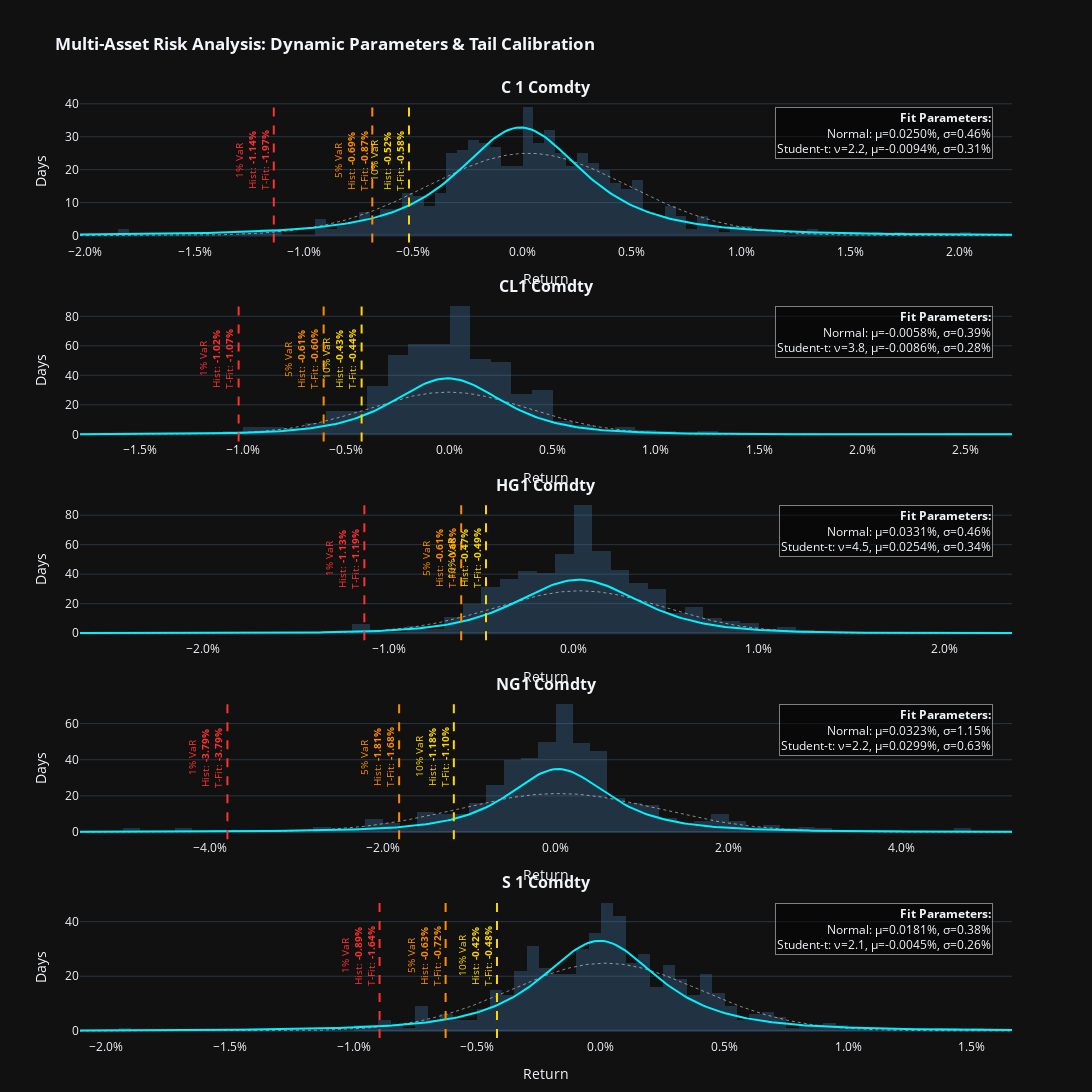

Notebook cell for this chart:
### Code cell
import pandas as pd
import numpy as np
import plotly.graph_objects as go
from plotly.subplots import make_subplots
from scipy.stats import norm, t

def plot_interactive_risk_grid(returns_df, positions_df, confidence_levels=[0.01, 0.05, 0.10]):
    """
    Plots a wide-view risk profile for each ticker.
    Displays unique fit parameters (Normal & Student-t) and VaR metrics
    directly on each individual subplot.
    """
    tickers = returns_df.columns
    n_tickers = len(tickers)
    
    # Use one column to maximize the horizontal view of the tails
    rows = n_tickers
    cols = 1
    
    fig = make_subplots(
        rows=rows, cols=cols,
        subplot_titles=[f"<b>{t}</b>" for t in tickers],
        vertical_spacing=0.06
    )

    var_colors = {0.01: '#FF3131', 0.05: '#FF8C00', 0.10: '#FFD700'}
    
    for i, ticker in enumerate(tickers):
        # 1. Mask Active Returns
        active_returns = returns_df[ticker][positions_df[ticker] != 0].dropna()
        if active_returns.empty: continue
        n_obs = len(active_returns)
        
        # 2. Compute Ticker-Specific Parameters
        mu, std = norm.fit(active_returns)
        nu, mu_t, sigma_t = t.fit(active_returns)
        
        # 3. Compute VaR Metrics
        hist_vars = {level: active_returns.quantile(level) for level in confidence_levels}
        st_vars = {level: t.ppf(level, nu, loc=mu_t, scale=sigma_t) for level in confidence_levels}
        
        # 4. Curve Generation (properly scaled to count frequency)
        counts, bin_edges = np.histogram(active_returns, bins=80)
        bin_width = bin_edges[1] - bin_edges[0]
        x_fit = np.linspace(active_returns.min() * 1.1, active_returns.max() * 1.1, 300)
        
        y_norm = norm.pdf(x_fit, mu, std) * n_obs * bin_width
        y_t_fit = t.pdf(x_fit, nu, mu_t, sigma_t) * n_obs * bin_width

        # 5. Build Subplot Traces
        # Histogram
        fig.add_trace(go.Histogram(
            x=active_returns, nbinsx=80, marker_color='rgba(70, 130, 180, 0.3)',
            name=f'Hist {ticker}', showlegend=False), row=i+1, col=1)

        # Normal Fit (Dotted White)
        fig.add_trace(go.Scatter(
            x=x_fit, y=y_norm, mode='lines',
            line=dict(color='rgba(255, 255, 255, 0.5)', width=1, dash='dot'),
            name='Normal Fit', showlegend=False), row=i+1, col=1)

        # Student-t Fit (Solid Cyan)
        fig.add_trace(go.Scatter(
            x=x_fit, y=y_t_fit, mode='lines',
            line=dict(color='#00f2ff', width=2),
            name='Student-t Fit', showlegend=False), row=i+1, col=1)

        # 6. Insert Local Parameter Box (Static text for each chart)
        stats_text = (
            f"<b>Fit Parameters:</b><br>"
            f"Normal: μ={mu:.4%}, σ={std:.2%}<br>"
            f"Student-t: ν={nu:.1f}, μ={mu_t:.4%}, σ={sigma_t:.2%}"
        )
        
        fig.add_annotation(
            # REMOVED: xref=f"x{i+1} domain", yref=f"y{i+1} domain"
            x=0.98, 
            y=0.95, 
            xref="x domain", # Use generic 'domain' or let Plotly handle it via row/col
            yref="y domain",
            text=stats_text,
            showarrow=False, 
            align="right",
            bgcolor="rgba(0,0,0,0.5)", 
            bordercolor="gray", 
            borderwidth=1,
            row=i+1, 
            col=1
        )

        # 7. VaR Annotations
        for level in confidence_levels:
            h_val = hist_vars[level]
            t_val = st_vars[level]
            
            fig.add_vline(x=h_val, line_dash="dash", line_color=var_colors[level], row=i+1, col=1)
            
            fig.add_annotation(
                x=h_val, 
                y=0.8, # Use relative y-position (0 to 1) 
                yref="y domain", # Reference the subplot's height
                text=f"{int(level*100)}% VaR<br>Hist: <b>{h_val:.2%}</b><br>T-Fit: <b>{t_val:.2%}</b>",
                showarrow=False, 
                font=dict(color=var_colors[level], size=10),
                textangle=-90, 
                xanchor='right', 
                row=i+1, 
                col=1
            )

        fig.update_xaxes(tickformat=".1%", title_text="Return", row=i+1, col=1)
        fig.update_yaxes(title_text="Days", row=i+1, col=1)

    fig.update_layout(
        height=450 * n_tickers, width=1200, template="plotly_dark",
        title_text="<b>Multi-Asset Risk Analysis: Dynamic Parameters & Tail Calibration</b>",
        margin=dict(t=100, b=50, l=80, r=80)
    )
    return fig

# Execution
fig = plot_interactive_risk_grid(
    returns.drop(columns=['GC1 Comdty', 'SI1 Comdty']), 
    positions
)
fig.show()

### Figure 1 — Plotly figure (JSON) as saved in the notebook; plotly's stock layout.template omitted (floating-point values rounded to 4 significant figures; data arrays with more than 128 entries replaced by an {"elided": "..."} marker saying what was removed)
{"data": [{"marker": {"color": "rgba(70, 130, 180, 0.3)"}, "name": "Hist C 1 Comdty", "nbinsx": 80, "showlegend": false, "type": "histogram", "x": {"elided": "590 float values"}, "xaxis": "x", "yaxis": "y"}, {"line": {"color": "rgba(255, 255, 255, 0.5)", "dash": "dot", "width": 1}, "mode": "lines", "name": "Normal Fit", "showlegend": false, "type": "scatter", "x": {"elided": "300 float values"}, "xaxis": "x", "y": {"elided": "300 float values"}, "yaxis": "y"}, {"line": {"color": "#00f2ff", "width": 2}, "mode": "lines", "name": "Student-t Fit", "showlegend": false, "type": "scatter", "x": {"elided": "300 float values"}, "xaxis": "x", "y": {"elided": "300 float values"}, "yaxis": "y"}, {"marker": {"color": "rgba(70, 130, 180, 0.3)"}, "name": "Hist CL1 Comdty", "nbinsx": 80, "showlegend": false, "type": "histogram", "x": {"elided": "545 float values"}, "xaxis": "x2", "yaxis": "y2"}, {"line": {"color": "rgba(255, 255, 255, 0.5)", "dash": "dot", "width": 1}, "mode": "lines", "name": "Normal Fit", "showlegend": false, "type": "scatter", "x": {"elided": "300 float values"}, "xaxis": "x2", "y": {"elided": "300 float values"}, "yaxis": "y2"}, {"line": {"color": "#00f2ff", "width": 2}, "mode": "lines", "name": "Student-t Fit", "showlegend": false, "type": "scatter", "x": {"elided": "300 float values"}, "xaxis": "x2", "y": {"elided": "300 float values"}, "yaxis": "y2"}, {"marker": {"color": "rgba(70, 130, 180, 0.3)"}, "name": "Hist HG1 Comdty", "nbinsx": 80, "showlegend": false, "type": "histogram", "x": {"elided": "575 float values"}, "xaxis": "x3", "yaxis": "y3"}, {"line": {"color": "rgba(255, 255, 255, 0.5)", "dash": "dot", "width": 1}, "mode": "lines", "name": "Normal Fit", "showlegend": false, "type": "scatter", "x": {"elided": "300 float values"}, "xaxis": "x3", "y": {"elided": "300 float values"}, "yaxis": "y3"}, {"line": {"color": "#00f2ff", "width": 2}, "mode": "lines", "name": "Student-t Fit", "showlegend": false, "type": "scatter", "x": {"elided": "300 float values"}, "xaxis": "x3", "y": {"elided": "300 float values"}, "yaxis": "y3"}, {"marker": {"color": "rgba(70, 130, 180, 0.3)"}, "name": "Hist NG1 Comdty", "nbinsx": 80, "showlegend": false, "type": "histogram", "x": {"elided": "500 float values"}, "xaxis": "x4", "yaxis": "y4"}, {"line": {"color": "rgba(255, 255, 255, 0.5)", "dash": "dot", "width": 1}, "mode": "lines", "name": "Normal Fit", "showlegend": false, "type": "scatter", "x": {"elided": "300 float values"}, "xaxis": "x4", "y": {"elided": "300 float values"}, "yaxis": "y4"}, {"line": {"color": "#00f2ff", "width": 2}, "mode": "lines", "name": "Student-t Fit", "showlegend": false, "type": "scatter", "x": {"elided": "300 float values"}, "xaxis": "x4", "y": {"elided": "300 float values"}, "yaxis": "y4"}, {"marker": {"color": "rgba(70, 130, 180, 0.3)"}, "name": "Hist S 1 Comdty", "nbinsx": 80, "showlegend": false, "type": "histogram", "x": {"elided": "555 float values"}, "xaxis": "x5", "yaxis": "y5"}, {"line": {"color": "rgba(255, 255, 255, 0.5)", "dash": "dot", "width": 1}, "mode": "lines", "name": "Normal Fit", "showlegend": false, "type": "scatter", "x": {"elided": "300 float values"}, "xaxis": "x5", "y": {"elided": "300 float values"}, "yaxis": "y5"}, {"line": {"color": "#00f2ff", "width": 2}, "mode": "lines", "name": "Student-t Fit", "showlegend": false, "type": "scatter", "x": {"elided": "300 float values"}, "xaxis": "x5", "y": {"elided": "300 float values"}, "yaxis": "y5"}], "layout": {"annotations": [{"font": {"size": 16}, "showarrow": false, "text": "<b>C 1 Comdty</b>", "x": 0.5, "xanchor": "center", "xref": "paper", "y": 1, "yanchor": "bottom", "yref": "paper"}, {"font": {"size": 16}, "showarrow": false, "text": "<b>CL1 Comdty</b>", "x": 0.5, "xanchor": "center", "xref": "paper", "y": 0.788, "yanchor": "bottom", "yref": "paper"}, {"font": {"size": 16}, "showarrow": false, "text": "<b>HG1 Comdty</b>", "x": 0.5, "xanchor": "center", "xref": "paper", "y": 0.576, "yanchor": "bottom", "yref": "paper"}, {"font": {"size": 16}, "showarrow": false, "text": "<b>NG1 Comdty</b>", "x": 0.5, "xanchor": "center", "xref": "paper", "y": 0.364, "yanchor": "bottom", "yref": "paper"}, {"font": {"size": 16}, "showarrow": false, "text": "<b>S 1 Comdty</b>", "x": 0.5, "xanchor": "center", "xref": "paper", "y": 0.152, "yanchor": "bottom", "yref": "paper"}, {"align": "right", "bgcolor": "rgba(0,0,0,0.5)", "bordercolor": "gray", "borderwidth": 1, "showarrow": false, "text": "<b>Fit Parameters:</b><br>Normal: μ=0.0250%, σ=0.46%<br>Student-t: ν=2.2, μ=-0.0094%, σ=0.31%", "x": 0.98, "xref": "x domain", "y": 0.95, "yref": "y domain"}, {"font": {"color": "#FF3131", "size": 10}, "showarrow": false, "text": "1% VaR<br>Hist: <b>-1.14%</b><br>T-Fit: <b>-1.97%</b>", "textangle": -90, "x": -0.01138, "xanchor": "right", "xref": "x", "y": 0.8, "yref": "y domain"}, {"font": {"color": "#FF8C00", "size": 10}, "showarrow": false, "text": "5% VaR<br>Hist: <b>-0.69%</b><br>T-Fit: <b>-0.87%</b>", "textangle": -90, "x": -0.006873, "xanchor": "right", "xref": "x", "y": 0.8, "yref": "y domain"}, {"font": {"color": "#FFD700", "size": 10}, "showarrow": false, "text": "10% VaR<br>Hist: <b>-0.52%</b><br>T-Fit: <b>-0.58%</b>", "textangle": -90, "x": -0.005193, "xanchor": "right", "xref": "x", "y": 0.8, "yref": "y domain"}, {"align": "right", "bgcolor": "rgba(0,0,0,0.5)", "bordercolor": "gray", "borderwidth": 1, "showarrow": false, "text": "<b>Fit Parameters:</b><br>Normal: μ=-0.0058%, σ=0.39%<br>Student-t: ν=3.8, μ=-0.0086%, σ=0.28%", "x": 0.98, "xref": "x2 domain", "y": 0.95, "yref": "y2 domain"}, {"font": {"color": "#FF3131", "size": 10}, "showarrow": false, "text": "1% VaR<br>Hist: <b>-1.02%</b><br>T-Fit: <b>-1.07%</b>", "textangle": -90, "x": -0.01022, "xanchor": "right", "xref": "x2", "y": 0.8, "yref": "y2 domain"}, {"font": {"color": "#FF8C00", "size": 10}, "showarrow": false, "text": "5% VaR<br>Hist: <b>-0.61%</b><br>T-Fit: <b>-0.60%</b>", "textangle": -90, "x": -0.0061, "xanchor": "right", "xref": "x2", "y": 0.8, "yref": "y2 domain"}, {"font": {"color": "#FFD700", "size": 10}, "showarrow": false, "text": "10% VaR<br>Hist: <b>-0.43%</b><br>T-Fit: <b>-0.44%</b>", "textangle": -90, "x": -0.00426, "xanchor": "right", "xref": "x2", "y": 0.8, "yref": "y2 domain"}, {"align": "right", "bgcolor": "rgba(0,0,0,0.5)", "bordercolor": "gray", "borderwidth": 1, "showarrow": false, "text": "<b>Fit Parameters:</b><br>Normal: μ=0.0331%, σ=0.46%<br>Student-t: ν=4.5, μ=0.0254%, σ=0.34%", "x": 0.98, "xref": "x3 domain", "y": 0.95, "yref": "y3 domain"}, {"font": {"color": "#FF3131", "size": 10}, "showarrow": false, "text": "1% VaR<br>Hist: <b>-1.13%</b><br>T-Fit: <b>-1.19%</b>", "textangle": -90, "x": -0.01131, "xanchor": "right", "xref": "x3", "y": 0.8, "yref": "y3 domain"}, {"font": {"color": "#FF8C00", "size": 10}, "showarrow": false, "text": "5% VaR<br>Hist: <b>-0.61%</b><br>T-Fit: <b>-0.68%</b>", "textangle": -90, "x": -0.00608, "xanchor": "right", "xref": "x3", "y": 0.8, "yref": "y3 domain"}, {"font": {"color": "#FFD700", "size": 10}, "showarrow": false, "text": "10% VaR<br>Hist: <b>-0.47%</b><br>T-Fit: <b>-0.49%</b>", "textangle": -90, "x": -0.004741, "xanchor": "right", "xref": "x3", "y": 0.8, "yref": "y3 domain"}, {"align": "right", "bgcolor": "rgba(0,0,0,0.5)", "bordercolor": "gray", "borderwidth": 1, "showarrow": false, "text": "<b>Fit Parameters:</b><br>Normal: μ=0.0323%, σ=1.15%<br>Student-t: ν=2.2, μ=0.0299%, σ=0.63%", "x": 0.98, "xref": "x4 domain", "y": 0.95, "yref": "y4 domain"}, {"font": {"color": "#FF3131", "size": 10}, "showarrow": false, "text": "1% VaR<br>Hist: <b>-3.79%</b><br>T-Fit: <b>-3.79%</b>", "textangle": -90, "x": -0.03793, "xanchor": "right", "xref": "x4", "y": 0.8, "yref": "y4 domain"}, {"font": {"color": "#FF8C00", "size": 10}, "showarrow": false, "text": "5% VaR<br>Hist: <b>-1.81%</b><br>T-Fit: <b>-1.68%</b>", "textangle": -90, "x": -0.01808, "xanchor": "right", "xref": "x4", "y": 0.8, "yref": "y4 domain"}, {"font": {"color": "#FFD700", "size": 10}, "showarrow": false, "text": "10% VaR<br>Hist: <b>-1.18%</b><br>T-Fit: <b>-1.10%</b>", "textangle": -90, "x": -0.01176, "xanchor": "right", "xref": "x4", "y": 0.8, "yref": "y4 domain"}, {"align": "right", "bgcolor": "rgba(0,0,0,0.5)", "bordercolor": "gray", "borderwidth": 1, "showarrow": false, "text": "<b>Fit Parameters:</b><br>Normal: μ=0.0181%, σ=0.38%<br>Student-t: ν=2.1, μ=-0.0045%, σ=0.26%", "x": 0.98, "xref": "x5 domain", "y": 0.95, "yref": "y5 domain"}, {"font": {"color": "#FF3131", "size": 10}, "showarrow": false, "text": "1% VaR<br>Hist: <b>-0.89%</b><br>T-Fit: <b>-1.64%</b>", "textangle": -90, "x": -0.00895, "xanchor": "right", "xref": "x5", "y": 0.8, "yref": "y5 domain"}, {"font": {"color": "#FF8C00", "size": 10}, "showarrow": false, "text": "5% VaR<br>Hist: <b>-0.63%</b><br>T-Fit: <b>-0.72%</b>", "textangle": -90, "x": -0.006279, "xanchor": "right", "xref": "x5", "y": 0.8, "yref": "y5 domain"}, {"font": {"color": "#FFD700", "size": 10}, "showarrow": false, "text": "10% VaR<br>Hist: <b>-0.42%</b><br>T-Fit: <b>-0.48%</b>", "textangle": -90, "x": -0.004201, "xanchor": "right", "xref": "x5", "y": 0.8, "yref": "y5 domain"}], "height": 2250, "margin": {"b": 50, "l": 80, "r": 80, "t": 100}, "shapes": [{"line": {"color": "#FF3131", "dash": "dash"}, "type": "line", "x0": -0.01138, "x1": -0.01138, "xref": "x", "y0": 0, "y1": 1, "yref": "y domain"}, {"line": {"color": "#FF8C00", "dash": "dash"}, "type": "line", "x0": -0.006873, "x1": -0.006873, "xref": "x", "y0": 0, "y1": 1, "yref": "y domain"}, {"line": {"color": "#FFD700", "dash": "dash"}, "type": "line", "x0": -0.005193, "x1": -0.005193, "xref": "x", "y0": 0, "y1": 1, "yref": "y domain"}, {"line": {"color": "#FF3131", "dash": "dash"}, "type": "line", "x0": -0.01022, "x1": -0.01022, "xref": "x2", "y0": 0, "y1": 1, "yref": "y2 domain"}, {"line": {"color": "#FF8C00", "dash": "dash"}, "type": "line", "x0": -0.0061, "x1": -0.0061, "xref": "x2", "y0": 0, "y1": 1, "yref": "y2 domain"}, {"line": {"color": "#FFD700", "dash": "dash"}, "type": "line", "x0": -0.00426, "x1": -0.00426, "xref": "x2", "y0": 0, "y1": 1, "yref": "y2 domain"}, {"line": {"color": "#FF3131", "dash": "dash"}, "type": "line", "x0": -0.01131, "x1": -0.01131, "xref": "x3", "y0": 0, "y1": 1, "yref": "y3 domain"}, {"line": {"color": "#FF8C00", "dash": "dash"}, "type": "line", "x0": -0.00608, "x1": -0.00608, "xref": "x3", "y0": 0, "y1": 1, "yref": "y3 domain"}, {"line": {"color": "#FFD700", "dash": "dash"}, "type": "line", "x0": -0.004741, "x1": -0.004741, "xref": "x3", "y0": 0, "y1": 1, "yref": "y3 domain"}, {"line": {"color": "#FF3131", "dash": "dash"}, "type": "line", "x0": -0.03793, "x1": -0.03793, "xref": "x4", "y0": 0, "y1": 1, "yref": "y4 domain"}, {"line": {"color": "#FF8C00", "dash": "dash"}, "type": "line", "x0": -0.01808, "x1": -0.01808, "xref": "x4", "y0": 0, "y1": 1, "yref": "y4 domain"}, {"line": {"color": "#FFD700", "dash": "dash"}, "type": "line", "x0": -0.01176, "x1": -0.01176, "xref": "x4", "y0": 0, "y1": 1, "yref": "y4 domain"}, {"line": {"color": "#FF3131", "dash": "dash"}, "type": "line", "x0": -0.00895, "x1": -0.00895, "xref": "x5", "y0": 0, "y1": 1, "yref": "y5 domain"}, {"line": {"color": "#FF8C00", "dash": "dash"}, "type": "line", "x0": -0.006279, "x1": -0.006279, "xref": "x5", "y0": 0, "y1": 1, "yref": "y5 domain"}, {"line": {"color": "#FFD700", "dash": "dash"}, "type": "line", "x0": -0.004201, "x1": -0.004201, "xref": "x5", "y0": 0, "y1": 1, "yref": "y5 domain"}], "title": {"text": "<b>Multi-Asset Risk Analysis: Dynamic Parameters & Tail Calibration</b>"}, "width": 1200, "xaxis": {"anchor": "y", "domain": [0, 1], "tickformat": ".1%", "title": {"text": "Return"}}, "xaxis2": {"anchor": "y2", "domain": [0, 1], "tickformat": ".1%", "title": {"text": "Return"}}, "xaxis3": {"anchor": "y3", "domain": [0, 1], "tickformat": ".1%", "title": {"text": "Return"}}, "xaxis4": {"anchor": "y4", "domain": [0, 1], "tickformat": ".1%", "title": {"text": "Return"}}, "xaxis5": {"anchor": "y5", "domain": [0, 1], "tickformat": ".1%", "title": {"text": "Return"}}, "yaxis": {"anchor": "x", "domain": [0.848, 1], "title": {"text": "Days"}}, "yaxis2": {"anchor": "x2", "domain": [0.636, 0.788], "title": {"text": "Days"}}, "yaxis3": {"anchor": "x3", "domain": [0.424, 0.576], "title": {"text": "Days"}}, "yaxis4": {"anchor": "x4", "domain": [0.212, 0.364], "title": {"text": "Days"}}, "yaxis5": {"anchor": "x5", "domain": [0, 0.152], "title": {"text": "Days"}}}}
